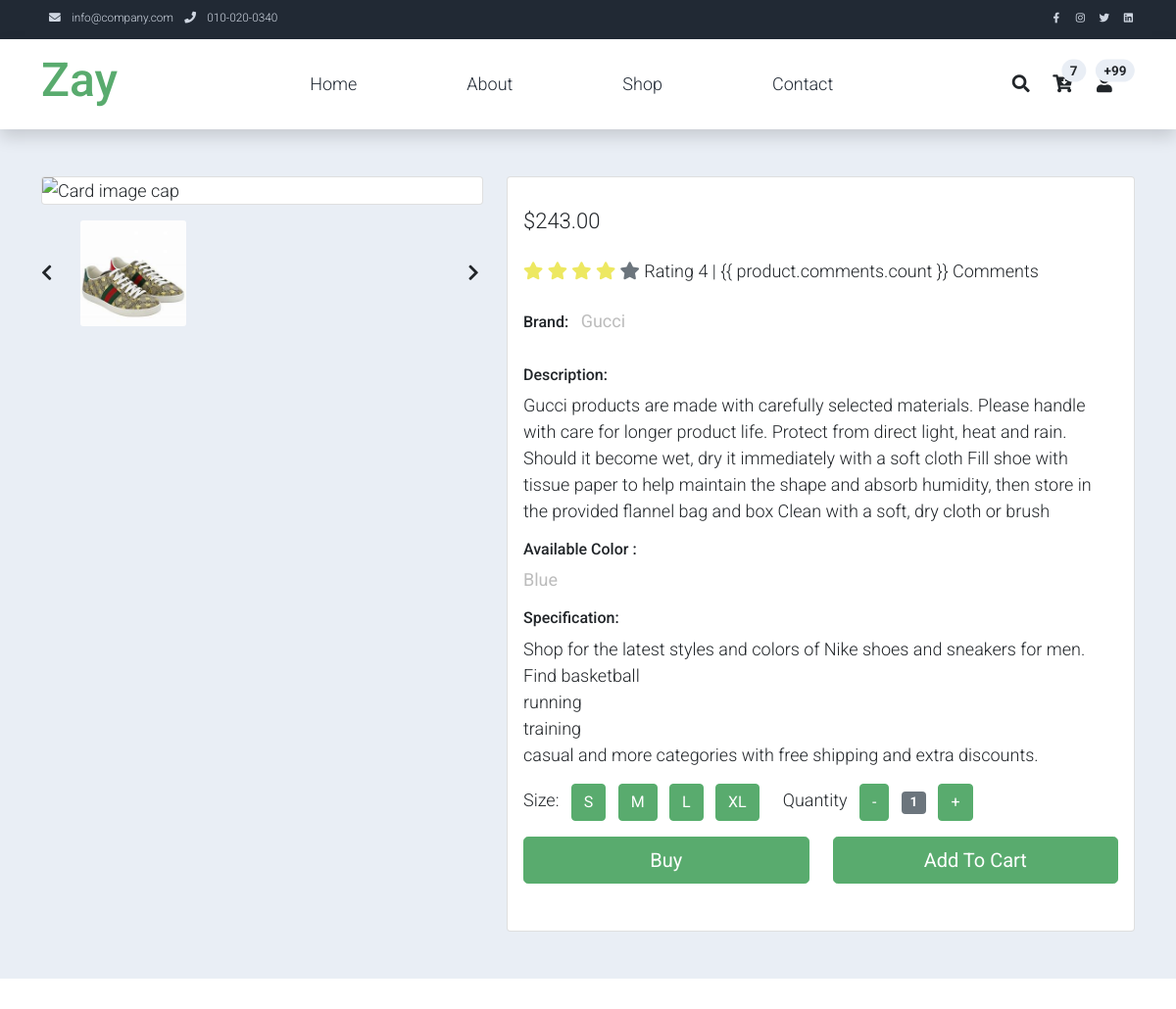
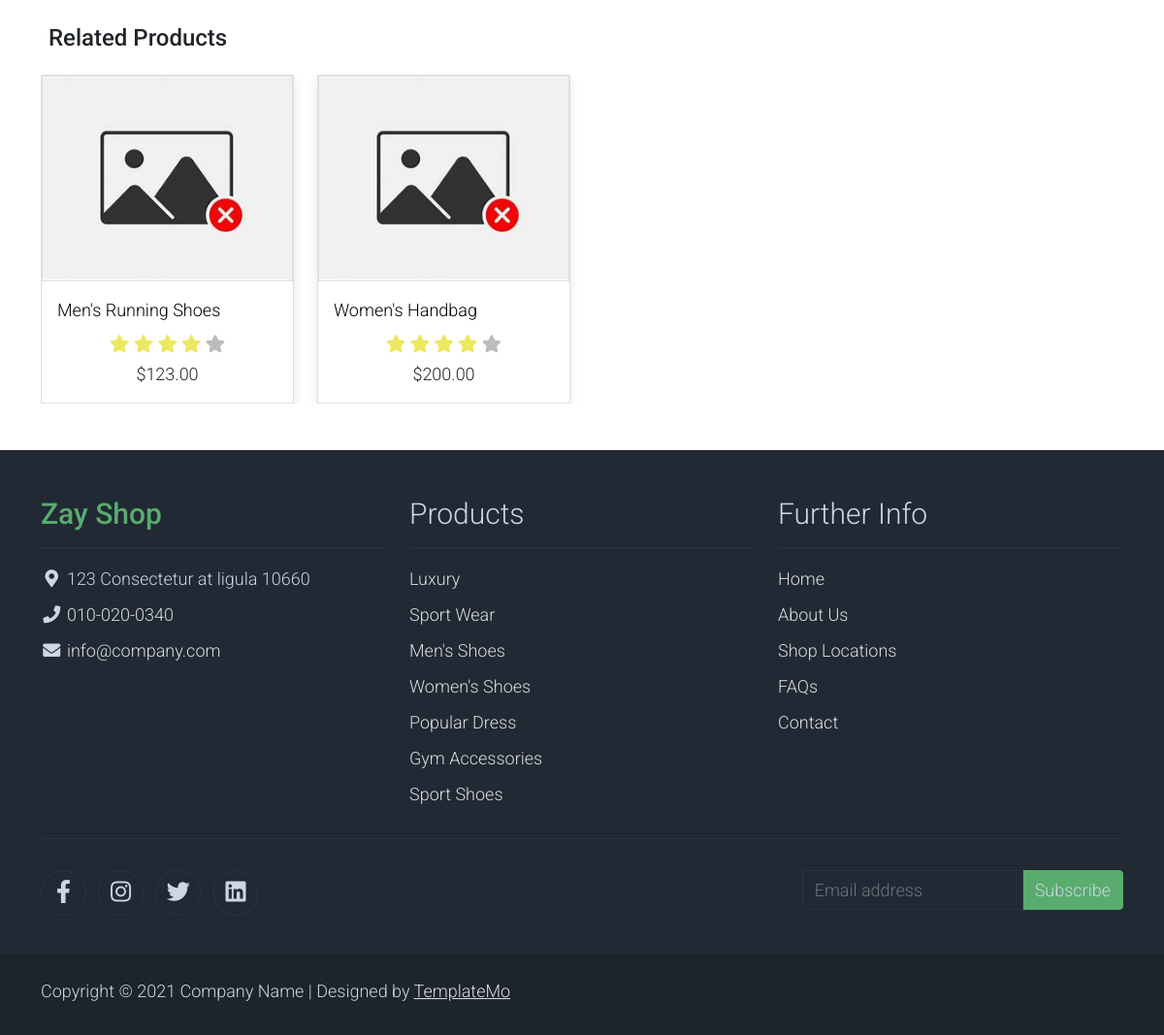
Page /shop-single/5/ on the committed database (2 pictures, top to bottom).
### main/models.py (models this page shows, shortened)
class ProductImage(models.Model):
    product = models.ForeignKey(Product, on_delete=models.CASCADE, related_name='product_images')
    image = models.ImageField(upload_to='product_images/', blank=True, null=True, default='default.jpg')

class Product(models.Model):
    RATING_CHOICES = [
        (1, '1 Star'),
        (2, '2 Stars'),
        (3, '3 Stars'),
        (4, '4 Stars'),
        (5, '5 Stars'),
    ]
    name = models.CharField(max_length=200)
    rating = models.IntegerField(choices=RATING_CHOICES)
    brand = models.CharField(max_length=100)
    description = models.TextField()
    specifications = models.CharField(max_length=5000, null=True, blank=True)
    available_colors = models.ManyToManyField(Color, blank=True, verbose_name="Available Colors")
    sizes = models.ManyToManyField(Size, blank=True, verbose_name="Available Sizes")
    quantity = models.PositiveIntegerField()
    price = models.DecimalField(max_digits=10, decimal_places=2)
    featured_product = models.BooleanField(default=False, verbose_name="Featured Product")
    category = models.ForeignKey(Category, on_delete=models.CASCADE, related_name="products", null=True)
    gender = models.CharField(max_length=10, choices=[('male', 'Male'), ('female', 'Female'), ('unisex', 'Unisex')], null=True, blank=True)
    images = models.ManyToManyField('ProductImage', related_name='products', blank=True)
    class Meta:
        verbose_name = "Product"
        verbose_name_plural = "Products"

class Color(models.Model):
    name = models.CharField(max_length=50)

### main/views.py (the view, shortened to what this page needs)
# urls.py: path('shop-single/<int:product_id>/', product_detail, name='shop_single'),
def product_detail(request, product_id):
    product = get_object_or_404(Product, pk=product_id)
    comments = product.comments.all()
    form = CommentForm()
    specifications_list = product.specifications.split(',') if product.specifications else []
    related_products = Product.objects.filter(category=product.category).exclude(id=product.id)[:4]
    context = {
        'product': product,
        'comments': comments,
        'form': form,
        'specifications_list': specifications_list,
        'related_products': related_products,
    }
    return render(request, 'shop-single.html', context)

### main/forms.py
class CommentForm(forms.ModelForm):
    class Meta:
        model = Comment
        fields = ['first_name', 'last_name', 'text', 'rating']
    rating = forms.ChoiceField(choices=[(i, str(i)) for i in range(1, 6)], label="Rating (1-5)")

### templates/shop-single.html (shortened to what this page needs)
{% extends 'base.html' %}
{% load static %}
{% block content %}
<section class="bg-light">
    <div class="container pb-5">
        <div class="row">
            <div class="col-lg-5 mt-5">
                <div class="card mb-3">
                    {% if product.images.first.image %}
                    <img class="card-img img-fluid " src="{{ product.images.first.url }}" alt="Card image cap" id="product-detail">
                    {% else %}
                    <img class="card-img img-fluid" src="{% static 'assets/img/default.jpg' %}" alt="Card image cap" id="product-detail">
                    {% endif %}
                </div>
                <div class="row">
                    <div class="col-1 align-self-center">
                        <a style="cursor: pointer;" href="multi-item-example" role="button" data-bs-slide="prev">
                            <i class="text-dark fas fa-chevron-left"></i>
                        </a>
                    </div>
                    <div id="multi-item-example" class="col-10 carousel slide carousel-multi-item"
                        data-bs-ride="carousel">
                        <div class="carousel-inner product-links-wap" role="listbox">
                            {% for image in product.images.all %}
                            <div class="carousel-item {% if forloop.first %}active{% endif %}">
                                <div class="row">
                                    <div class="col-4">
                                        <a href="#">
                                            <img class="card-img img-fluid" style="width: 1000px;;" src="{{ image.image.url }}"
                                                alt="Product Image {{ forloop.counter }}">
                                        </a>
                                    </div>
                                </div>
                            </div>
                            {% endfor %}
                        </div>
                    </div>
                    <div class="col-1 align-self-center">
                        <a href="#multi-item-example" role="button" data-bs-slide="next">
                            <i class="text-dark fas fa-chevron-right"></i>
                        </a>
                    </div>
                </div>
            </div>
            <div class="col-lg-7 mt-5">
                <div class="card">
                    <div class="card-body">
                        <p class="h3 py-2">${{ product.price }}</p>
                        <p class="py-2">
                            <i class="fa fa-star text-warning"></i>
                            <i class="fa fa-star text-warning"></i>
                            <i class="fa fa-star text-warning"></i>
                            <i class="fa fa-star text-warning"></i>
                            <i class="fa fa-star text-secondary"></i>
                            <span class="list-inline-item text-dark">Rating {{ product.rating }} | {{
                                product.comments.count }} Comments</span>
                        </p>
                        <ul class="list-inline">
                            <li class="list-inline-item">
                                <h6>Brand:</h6>
                            </li>
                            <li class="list-inline-item">
                                <p class="text-muted"><strong>{{ product.brand }}</strong></p>
                            </li>
                        </ul>
                        <h6>Description:</h6>
                        <p>{{ product.description }}</p>
                        <ul class="list-inline">
                            <li class="list-inline-item">
                                <h6>Available Color :</h6>
                                <ul class="list-inline">
                                    {% if product.available_colors.all %}
                                    {% for color in product.available_colors.all %}
                                    <li class="list-inline-item">
                                        <p class="text-muted"><strong>{{ color.name }}</strong></p>
                                    </li>
                                    {% endfor %}
                                    {% else %}
                                    <p class="text-muted"><strong>Color not available</strong></p>
                                    {% endif %}
                                </ul>
                                <h6>Specification:</h6>
                                <ul class="list-unstyled pb-3">
                                    {% if specifications_list %}
                                    {% for spec in specifications_list %}
                                    <li>{{ spec }}</li>
                                    {% endfor %}
                                    {% else %}
                                    <li>No specifications available.</li>
                                    {% endif %}
                                </ul>
                                <form action="" method="GET">
                                    <div class="row">
                                        <div class="col-auto">
                                            <ul class="list-inline pb-3">
                                                <li class="list-inline-item">Size:
                                                </li>
                                                <li class="list-inline-item"><span class="btn btn-success btn-size"
                                                        data-size="S">S</span></li>
                                                <li class="list-inline-item"><span class="btn btn-success btn-size"
                                                        data-size="M">M</span></li>
                                                <li class="list-inline-item"><span class="btn btn-success btn-size"
                                                        data-size="L">L</span></li>
                                                <li class="list-inline-item"><span class="btn btn-success btn-size"
                                                        data-size="XL">XL</span></li>
                                            </ul>
                                        </div>
                                        <div class="col-auto">
                                            <ul class="list-inline pb-3">
                                                <li class="list-inline-item text-right">
                                                    Quantity
                                                </li>
                                                <li class="list-inline-item"><span class="btn btn-success"
                                                        id="btn-minus">-</span></li>
                                                <li class="list-inline-item"><span class="badge bg-secondary"
                                                        id="var-value">1</span></li>
                                                <li class="list-inline-item"><span class="btn btn-success"
                                                        id="btn-plus">+</span></li>
                                            </ul>
                                        </div>
                                    </div>
                                    <div class="row pb-3">
                                        <div class="col d-grid">
                                            <button type="submit" class="btn btn-success btn-lg" name="submit"
                                                value="buy">Buy</button>
                                        </div>
                                        <div class="col d-grid">
                                            <button type="submit" class="btn btn-success btn-lg" name="submit"
                                                value="addtocart">Add To Cart</button>
                                        </div>
                                    </div>
                                </form>
                    </div>
                </div>
            </div>
        </div>
    </div>
</section>
<section class="py-5" style="display: flex; justify-content: center; align-items: center">
    <div class="container">
        <div class="row text-left p-2 pb-3">
            <h4>Related Products</h4>
        </div>
        {% load static %}
        <div id="carousel-related-product" class="carousel slide" data-ride="carousel">
            <div class="carousel-inner">
                <div class="carousel-item active">
                    <div class="row">
                        {% for product in related_products %}
                        <div class="col-md-3">
                            <div class="product-wap card rounded-0">
                                <div class="card rounded-0">
                                    {% if product.images.first.image %}
                                        <img class="card-img rounded-0 img-fluid" style="max-width: 400px; max-height: 500px;"
                                             src="{{ product.images.first.image.url }}">
                                    {% else %}
                                        <img class="card-img rounded-0 img-fluid" style="max-width: 400px; max-height: 500px;"
                                             src="{% static 'assets/img/default.jpg' %}">
                                    {% endif %}
                                </div>
                                <div class="card-body">
                                    <a href="{% url 'main:shop_single' product.id %}" class="h3 text-decoration-none">{{ product.name }}</a>
                                    <ul class="w-100 list-unstyled d-flex justify-content-between mb-0">
                                    </ul>
                                    <ul class="list-unstyled d-flex justify-content-center mb-1">
                                        <li>
                                            <i class="text-warning fa fa-star"></i>
                                            <i class="text-warning fa fa-star"></i>
                                            <i class="text-warning fa fa-star"></i>
                                            <i class="text-warning fa fa-star"></i>
                                            <i class="text-muted fa fa-star"></i>
                                        </li>
                                    </ul>
                                    <p class="text-center mb-0">${{ product.price }}</p>
                                </div>
                            </div>
                        </div>
                        {% endfor %}
                        </div>
                    </div>
                </div>
            </div>
            <a class="carousel-control-prev" href="#carousel-related-product" role="button" data-slide="prev">
                <span class="carousel-control-prev-icon" aria-hidden="true"></span>
            </a>
            <a class="carousel-control-next" href="#carousel-related-product" role="button" data-slide="next">
                <span class="carousel-control-next-icon" aria-hidden="true"></span>
            </a>
        </div>
</section>
{% endblock content %}

### static/assets/css/templatemo.css (style rules this page uses)
body, ul, li, p, a, label, input, div { font-family: 'Roboto', sans-serif; font-size: 18px !important; font-weight: 300 !important; }
.h3 { font-family: 'Roboto', sans-serif; font-size: 22px !important; }
.text-warning { color: #ede861 !important; }
.text-muted { color: #bcbcbc !important; }
.bg-light { background-color: #e9eef5 !important; }
.btn-success { background-color: #59ab6e !important; border-color: #56ae6c !important; }
.product-wap { box-shadow: 0px 5px 10px 0px rgba(0, 0, 0, 0.10); }
.card.product-wap a { color: #000; }
.product-wap .h3, .product-wap li, .product-wap i, .product-wap p { font-size: 12px !important; }
@media (min-width: 992px) { .product-wap .h3, .product-wap li, .product-wap i, .product-wap p { font-size: 18px !important; } }

### rows in the picture
ProductImage: image (picture)
Product: price "243.00", rating "4", brand "Gucci", description "Gucci products are made with carefully selected materials. Please handle with care for longer product life. Protect from direct light, heat and rain. Should it become wet, dry it immediately with a soft cloth Fill shoe with tissue paper to help maintain the shape and absorb humidity, then store in the provided flannel bag and box Clean with a soft, dry cloth or brush"
Color: name "Blue"
Product: images.first.image (placeholder picture), name "Men's Running Shoes", price "123.00"
Product: images.first.image (placeholder picture), name "Women's Handbag", price "200.00"

### other values in the picture
{{ spec }} "Shop for the latest styles and colors of Nike shoes and sneakers for men. Find basketball" "running" "training" "casual and more categories with free shipping and extra discounts."
